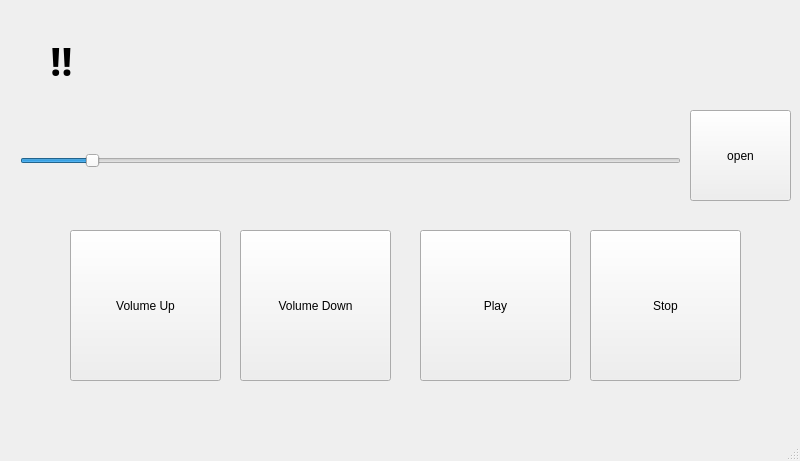
<?xml version="1.0" encoding="UTF-8"?>
<ui version="4.0">
 <class>MainWindow</class>
 <widget class="QMainWindow" name="MainWindow">
  <property name="geometry">
   <rect>
    <x>0</x>
    <y>0</y>
    <width>800</width>
    <height>461</height>
   </rect>
  </property>
  <property name="windowTitle">
   <string>MainWindow</string>
  </property>
  <widget class="QWidget" name="centralwidget">
   <widget class="QSlider" name="slider_music">
    <property name="geometry">
     <rect>
      <x>20</x>
      <y>150</y>
      <width>661</width>
      <height>22</height>
     </rect>
    </property>
    <property name="value">
     <number>10</number>
    </property>
    <property name="orientation">
     <enum>Qt::Horizontal</enum>
    </property>
   </widget>
   <widget class="QPushButton" name="btn_v_up">
    <property name="geometry">
     <rect>
      <x>70</x>
      <y>230</y>
      <width>151</width>
      <height>151</height>
     </rect>
    </property>
    <property name="sizePolicy">
     <sizepolicy hsizetype="Fixed" vsizetype="Fixed">
      <horstretch>0</horstretch>
      <verstretch>0</verstretch>
     </sizepolicy>
    </property>
    <property name="text">
     <string>Volume Up</string>
    </property>
   </widget>
   <widget class="QPushButton" name="btn_v_down">
    <property name="geometry">
     <rect>
      <x>240</x>
      <y>230</y>
      <width>151</width>
      <height>151</height>
     </rect>
    </property>
    <property name="sizePolicy">
     <sizepolicy hsizetype="Fixed" vsizetype="Fixed">
      <horstretch>0</horstretch>
      <verstretch>0</verstretch>
     </sizepolicy>
    </property>
    <property name="text">
     <string>Volume Down</string>
    </property>
   </widget>
   <widget class="QPushButton" name="btn_play">
    <property name="geometry">
     <rect>
      <x>420</x>
      <y>230</y>
      <width>151</width>
      <height>151</height>
     </rect>
    </property>
    <property name="sizePolicy">
     <sizepolicy hsizetype="Fixed" vsizetype="Fixed">
      <horstretch>0</horstretch>
      <verstretch>0</verstretch>
     </sizepolicy>
    </property>
    <property name="text">
     <string>Play</string>
    </property>
   </widget>
   <widget class="QPushButton" name="btn_stop">
    <property name="geometry">
     <rect>
      <x>590</x>
      <y>230</y>
      <width>151</width>
      <height>151</height>
     </rect>
    </property>
    <property name="sizePolicy">
     <sizepolicy hsizetype="Fixed" vsizetype="Fixed">
      <horstretch>0</horstretch>
      <verstretch>0</verstretch>
     </sizepolicy>
    </property>
    <property name="text">
     <string>Stop</string>
    </property>
   </widget>
   <widget class="QPushButton" name="btn_open">
    <property name="geometry">
     <rect>
      <x>690</x>
      <y>110</y>
      <width>101</width>
      <height>91</height>
     </rect>
    </property>
    <property name="text">
     <string>open</string>
    </property>
   </widget>
   <widget class="QLabel" name="label_music">
    <property name="geometry">
     <rect>
      <x>50</x>
      <y>40</y>
      <width>641</width>
      <height>41</height>
     </rect>
    </property>
    <property name="font">
     <font>
      <family>.Apple SD Gothic NeoI</family>
      <pointsize>30</pointsize>
      <weight>75</weight>
      <bold>true</bold>
     </font>
    </property>
    <property name="text">
     <string>!!</string>
    </property>
   </widget>
  </widget>
  <widget class="QMenuBar" name="menubar">
   <property name="geometry">
    <rect>
     <x>0</x>
     <y>0</y>
     <width>800</width>
     <height>24</height>
    </rect>
   </property>
  </widget>
  <widget class="QStatusBar" name="statusbar"/>
 </widget>
 <resources>
  <include location="images/play.qrc"/>
 </resources>
 <connections/>
</ui>
